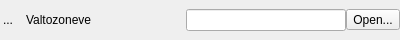
<ui version="4.0" >
 <class>oas_attribute_widget_file</class>
 <widget class="QWidget" name="oas_attribute_widget_file" >
  <property name="geometry" >
   <rect>
    <x>0</x>
    <y>0</y>
    <width>400</width>
    <height>40</height>
   </rect>
  </property>
  <property name="sizePolicy" >
   <sizepolicy vsizetype="Fixed" hsizetype="Preferred" >
    <horstretch>0</horstretch>
    <verstretch>0</verstretch>
   </sizepolicy>
  </property>
  <property name="minimumSize" >
   <size>
    <width>0</width>
    <height>40</height>
   </size>
  </property>
  <property name="maximumSize" >
   <size>
    <width>16777215</width>
    <height>40</height>
   </size>
  </property>
  <property name="windowTitle" >
   <string>Form</string>
  </property>
  <layout class="QGridLayout" name="gridLayout" >
   <property name="margin" >
    <number>0</number>
   </property>
   <property name="spacing" >
    <number>0</number>
   </property>
   <item row="0" column="0" >
    <layout class="QHBoxLayout" name="oas_widget_main_layout_file" >
     <item>
      <widget class="QToolButton" name="oas_widget_led_file" >
       <property name="sizePolicy" >
        <sizepolicy vsizetype="Fixed" hsizetype="Fixed" >
         <horstretch>0</horstretch>
         <verstretch>0</verstretch>
        </sizepolicy>
       </property>
       <property name="minimumSize" >
        <size>
         <width>16</width>
         <height>16</height>
        </size>
       </property>
       <property name="maximumSize" >
        <size>
         <width>16</width>
         <height>16</height>
        </size>
       </property>
       <property name="text" >
        <string>...</string>
       </property>
       <property name="icon" >
        <iconset>
         <normaloff>../../../../../../opt/OpenTools/Icons/green-on-32.png</normaloff>../../../../../../opt/OpenTools/Icons/green-on-32.png</iconset>
       </property>
       <property name="autoRaise" >
        <bool>true</bool>
       </property>
      </widget>
     </item>
     <item>
      <spacer name="oas_wiget_spacer_w_file" >
       <property name="orientation" >
        <enum>Qt::Horizontal</enum>
       </property>
       <property name="sizeType" >
        <enum>QSizePolicy::Fixed</enum>
       </property>
       <property name="sizeHint" stdset="0" >
        <size>
         <width>10</width>
         <height>5</height>
        </size>
       </property>
      </spacer>
     </item>
     <item>
      <widget class="QLabel" name="oas_name_w_label_file" >
       <property name="sizePolicy" >
        <sizepolicy vsizetype="Fixed" hsizetype="Preferred" >
         <horstretch>0</horstretch>
         <verstretch>0</verstretch>
        </sizepolicy>
       </property>
       <property name="text" >
        <string>Valtozoneve</string>
       </property>
      </widget>
     </item>
     <item>
      <widget class="QLineEdit" name="oas_widget_editor_file" >
       <property name="sizePolicy" >
        <sizepolicy vsizetype="Fixed" hsizetype="Preferred" >
         <horstretch>0</horstretch>
         <verstretch>0</verstretch>
        </sizepolicy>
       </property>
      </widget>
     </item>
     <item>
      <widget class="QToolButton" name="oas_widget_opbutton_file" >
       <property name="text" >
        <string>Open...</string>
       </property>
      </widget>
     </item>
    </layout>
   </item>
  </layout>
 </widget>
 <resources/>
 <connections/>
</ui>
